Frame 1 (no input): blank canvas, image omitted
Frame 60 (the mouse pressed at the canvas centre just before this capture): blank canvas, image omitted
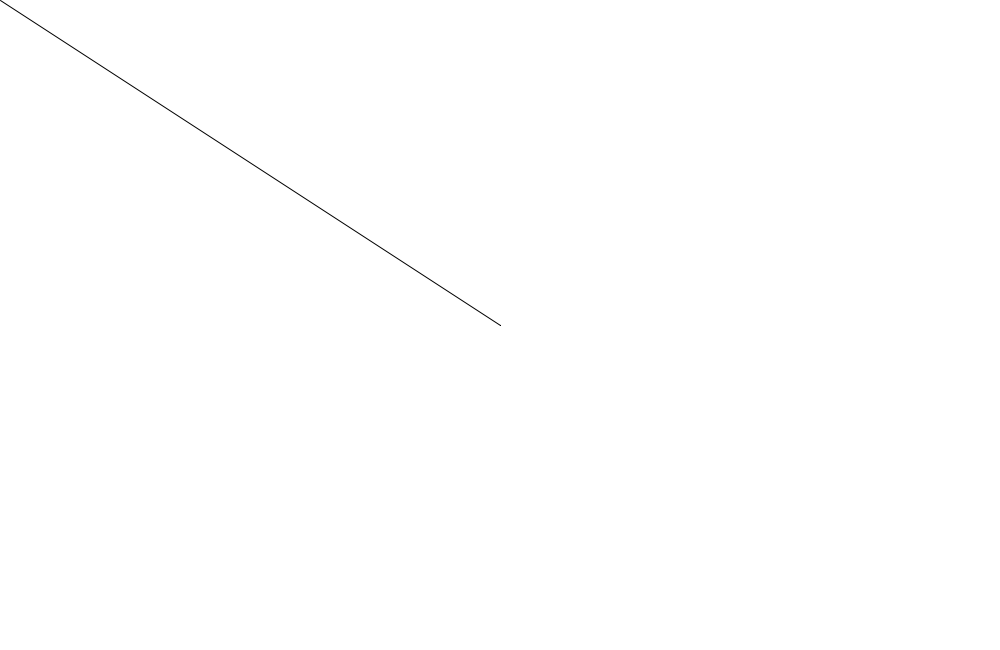
Frame 120 (the mouse held since frame 60 and released just before this capture)

The Processing sketch whose frames 1 and 60 were blank and that drew this single picture after the mouse press (run headless with seeded random() and noise(); from frame 60 on, the mouse is pressed at the canvas centre):

// Processing sketch: processing_171152
// ── processing_171152.pde

boolean llansador = false;
int x = 0;
 
void setup(){
  size (1000, 650);
  background (255, 255, 255);
}
 
void draw(){
  if (mousePressed){
    line (mouseX, mouseY, pmouseX, pmouseY);
    }
    //negre
  if (keyPressed){ 
    if (key == 'n'){
      stroke (0);
    }
    //molts colors
    if (key == 'm'){ 
      stroke (random(0, 255),random(0, 255),random(0, 255));
      fill (random(0, 255),random(0, 255),random(0, 255));
      ellipse (mouseX, mouseY, 10, 10);
    }
    //goma
    if (key == 'e'){ //Para borrar
      noStroke();
      fill (255);
      rect (mouseX, mouseY, 25, 25);
    }
        //Vermell
    if (key == 'r'){ 
      stroke (255, 0, 0);
    }
    //net
    if (key == ' '){
      background (255);
    }
    //verd
    if (key == 'g'){ 
      stroke (0, 255, 0);
    }
    //blau
    if (key == 'b'){ 
      stroke (0, 0, 255);
    }
    //augmentar
    if (key == '+'){ 
    strokeWeight (x++);
    }
    //disminuir
    if (key == '-'){ 
    strokeWeight (x--);
    }
}
}
void mousePressed(){
  llansador = true;
}
void mouseReleased(){
  llansador = false;
}
